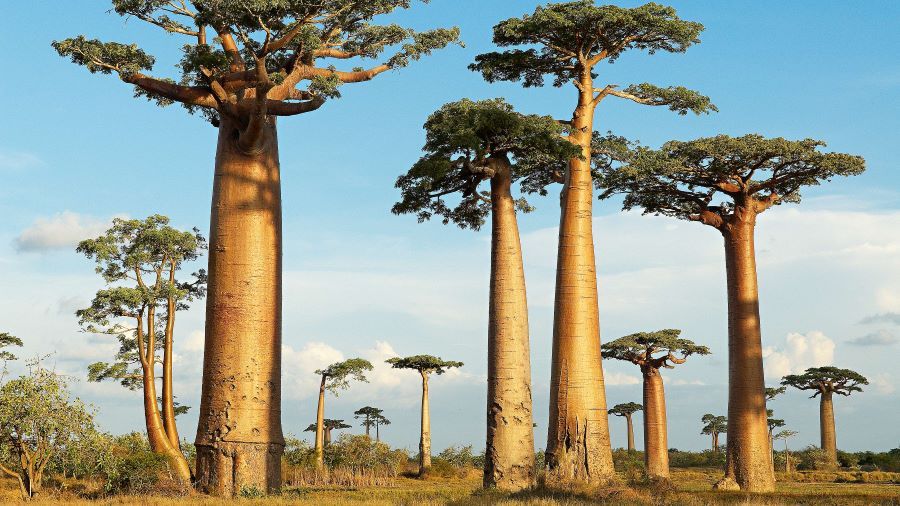
#> input picture openCV/resize_tree.jpg, 900 x 506 px, found by its file name
$ python Warp_Perspective.py
#> lines starting #> are read from the running program, lines starting #| are printed output that depends on the picture; after the words box and inside, x2 and y2 are one past the last pixel; in counts of white or black regions, pixels touching at a corner belong together
import cv2
import numpy as np


img = cv2.imread("openCV/resize_tree.jpg")
#> img is the input picture: shape (506, 900, 3); mean B, G, R 146.3, 157.8, 150.3
# img = cv2.resize(img,(900,506))

width,height = 200,423
pt1 = np.float32([[390,100],[595,100],[390,490],[615,490]])
pt2 = np.float32([[0,0],[width,0],[0,height],[width,height]])
matrix = cv2.getPerspectiveTransform(pt1,pt2)
imgOutput = cv2.warpPerspective(img,matrix,(width,height))
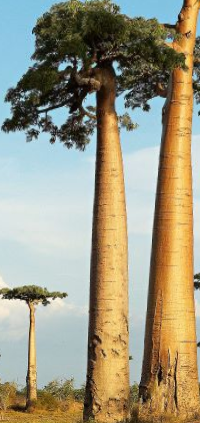
#> imgOutput: shape (423, 200, 3); mean B, G, R 128.1, 151.8, 157.8


for i in range(0,4):

    # cv2.circle(img,(tuple(map(int,pt1[i][0])),tuple(map(int,pt1[i][1]))),5,(0,0,255),cv2.FILLED)
    cv2.circle(img,(int(pt1[i][0]),int(pt1[i][1])),5,(0,0,255),cv2.FILLED)
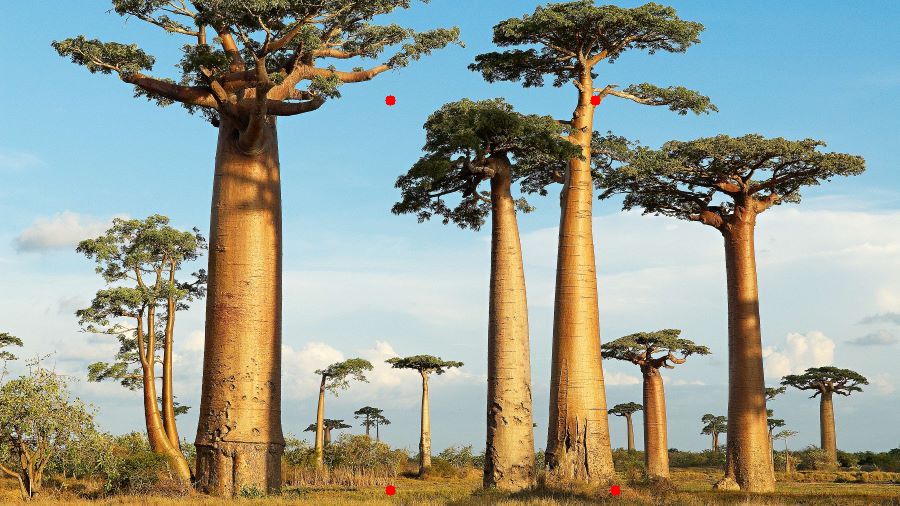
#> img: shape (506, 900, 3); 0.07% of pixels changed, all inside (x1, y1, x2, y2) = (385, 95, 621, 496)


cv2.imshow("Orginial Image",img)
cv2.imshow("Output Image",imgOutput)
cv2.waitKey(0)

$ run again, with openCV/bear.jpg copied over openCV/resize_tree.jpg
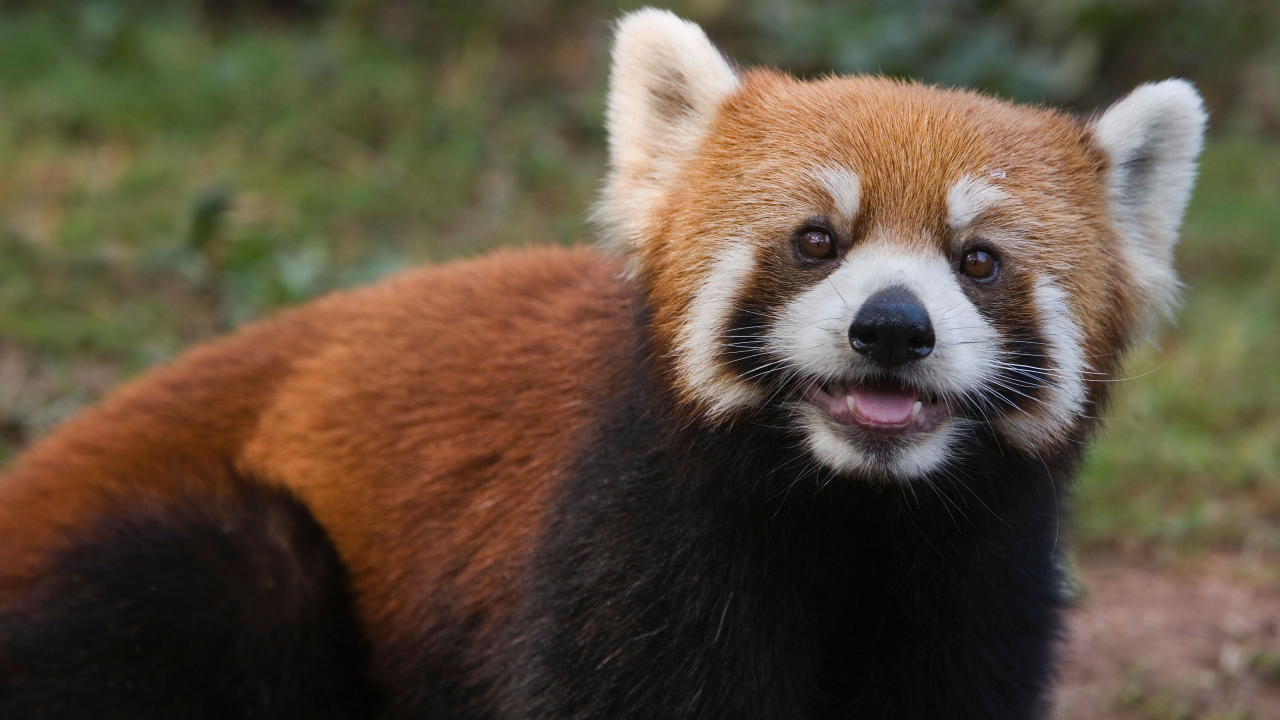
#> input picture openCV/bear.jpg, 3840 x 2160 px, found by its file name (shown at 1/3 size)
#> img is the input picture: shape (2160, 3840, 3); mean B, G, R 62.6, 80.2, 93.9
#> `imgOutput = cv2.warpPerspective(img,matrix,(width,height))`:
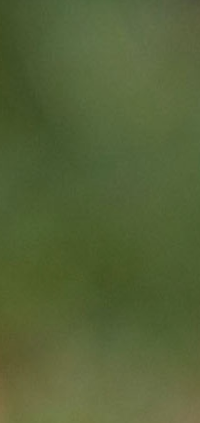
#> imgOutput: shape (423, 200, 3); mean B, G, R 55.4, 98.8, 85.2
